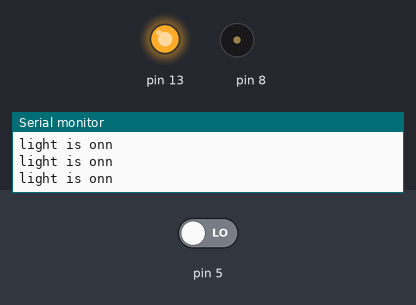
The sketch below on a simulated Arduino Uno, built with avr-gcc and run on an emulated ATmega328P. On the bench: output pins drawn as LEDs (lit = HIGH), buzzer (waves = sounding), the last lines printed to the serial monitor. The test bench sets the inputs (shaded band); at power-on: pin 5 LOW.

Above: at 1.2 s.
1.3 s: pin 5 driven HIGH
At 2.1 s:
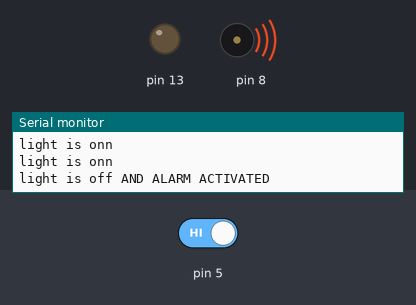
4.3 s: pin 5 driven LOW
At 4.8 s:
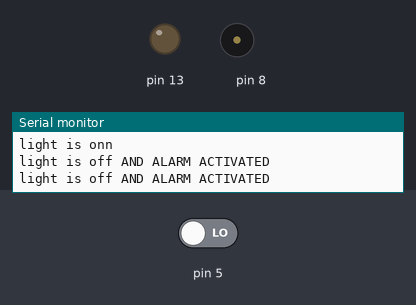
Timing chart, 0 to 7.3 s (numbered marks = the images above; inputs shaded):
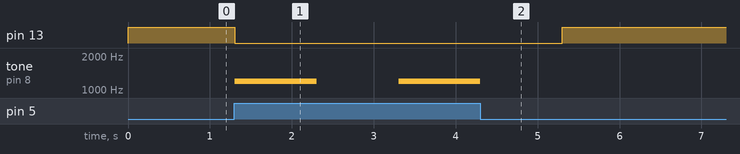

Measured:
- after the input at 1.3 s, pin 13: HIGH → LOW at once; tone on pin 8: silent → 1200 Hz at once, → silent 1.0 s later, → 1200 Hz 1.0 s later
- after the input at 4.3 s, pin 13: LOW → HIGH after 1.0 s; tone on pin 8: goes on until 4.3 s, then stays silent

The sketch:

LDR_read.ino
```cpp
void setup() {
 pinMode(5,INPUT);
 pinMode(13,OUTPUT);
 pinMode(8,OUTPUT);
 Serial.begin(9600);
}

void loop() {

 if(digitalRead(5)==HIGH)
  {
     Serial.println("light is off AND ALARM ACTIVATED");

 digitalWrite(13,LOW);
  tone(8,1200);
  digitalWrite(4,HIGH);
  delay(1000);
  digitalWrite(4,LOW);
  noTone(8);
 delay(1000);
  }
else
{
  Serial.println("light is onn");

  digitalWrite(13,HIGH);
  noTone(8);
 digitalWrite(8,LOW);
 delay(100);

}

}
```
